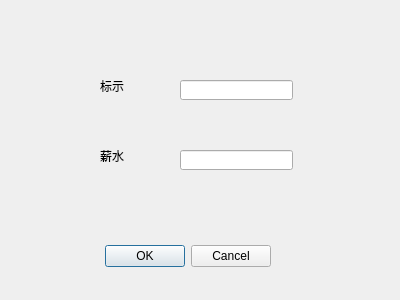
<?xml version="1.0" encoding="UTF-8"?>
<ui version="4.0">
 <class>ChangAsSalariedDialog</class>
 <widget class="QDialog" name="ChangAsSalariedDialog">
  <property name="geometry">
   <rect>
    <x>0</x>
    <y>0</y>
    <width>400</width>
    <height>300</height>
   </rect>
  </property>
  <property name="windowTitle">
   <string>Dialog</string>
  </property>
  <widget class="QDialogButtonBox" name="buttonBox">
   <property name="geometry">
    <rect>
     <x>-70</x>
     <y>240</y>
     <width>341</width>
     <height>32</height>
    </rect>
   </property>
   <property name="orientation">
    <enum>Qt::Horizontal</enum>
   </property>
   <property name="standardButtons">
    <set>QDialogButtonBox::Cancel|QDialogButtonBox::Ok</set>
   </property>
  </widget>
  <widget class="QLabel" name="label_ID">
   <property name="geometry">
    <rect>
     <x>100</x>
     <y>80</y>
     <width>54</width>
     <height>12</height>
    </rect>
   </property>
   <property name="text">
    <string>标示</string>
   </property>
  </widget>
  <widget class="QLineEdit" name="lineEditID">
   <property name="geometry">
    <rect>
     <x>180</x>
     <y>80</y>
     <width>113</width>
     <height>20</height>
    </rect>
   </property>
   <property name="inputMask">
    <string/>
   </property>
  </widget>
  <widget class="QLabel" name="label_Salaried">
   <property name="geometry">
    <rect>
     <x>100</x>
     <y>150</y>
     <width>54</width>
     <height>12</height>
    </rect>
   </property>
   <property name="text">
    <string>薪水</string>
   </property>
  </widget>
  <widget class="QLineEdit" name="lineEditSalaried">
   <property name="geometry">
    <rect>
     <x>180</x>
     <y>150</y>
     <width>113</width>
     <height>20</height>
    </rect>
   </property>
  </widget>
 </widget>
 <resources/>
 <connections>
  <connection>
   <sender>buttonBox</sender>
   <signal>accepted()</signal>
   <receiver>ChangAsSalariedDialog</receiver>
   <slot>accept()</slot>
   <hints>
    <hint type="sourcelabel">
     <x>248</x>
     <y>254</y>
    </hint>
    <hint type="destinationlabel">
     <x>157</x>
     <y>274</y>
    </hint>
   </hints>
  </connection>
  <connection>
   <sender>buttonBox</sender>
   <signal>rejected()</signal>
   <receiver>ChangAsSalariedDialog</receiver>
   <slot>reject()</slot>
   <hints>
    <hint type="sourcelabel">
     <x>316</x>
     <y>260</y>
    </hint>
    <hint type="destinationlabel">
     <x>286</x>
     <y>274</y>
    </hint>
   </hints>
  </connection>
 </connections>
</ui>
